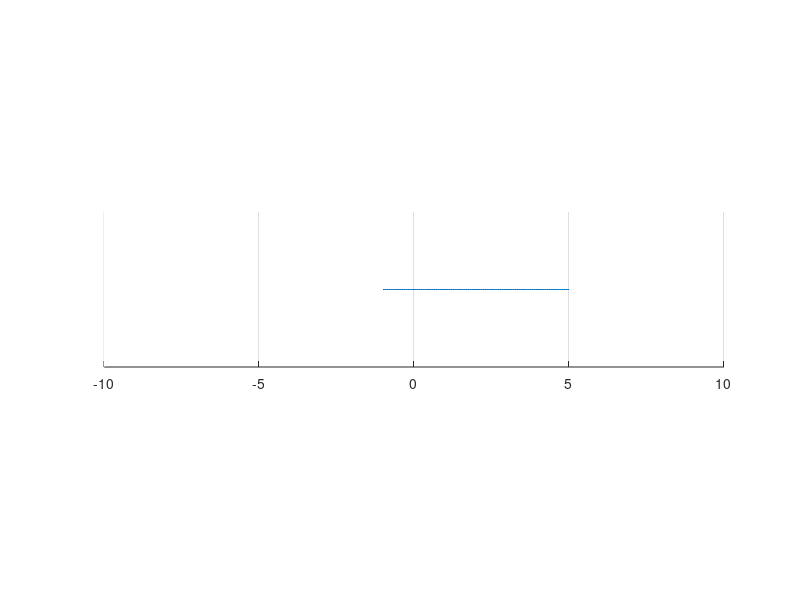

This figure's MATLAB source:
%% Interval Notations and Examples
% *Back to* <https://math4econ.github.io/ *Intro Math for Econ*>*,*  <https://fanwangecon.github.io/M4Econ/ 
% *Matlab Examples*>*, or* <https://fanwangecon.github.io/MEconTools/ *MEconTools*> 
% *Repositories*
%% 
% When we look at the problem facing a household, we often have to restrict 
% the choice set for example to an interval. 
%% Closed Interval
% For example, if $x$ is hours working, perhaps the household has to work at 
% least $a$ hours and up to $b$ hours, so his choice is between $a$ and $b$ hours 
% inclusive.
% 
% The interval that is inclusive of both endpoints is called a closed interval 
% (note the square brackets):
%% 
% * *closed interval*: $\left[ a, b \right] \equiv \{ x \in \mathbf{R} : a \le 
% x \le b\}$
%% Open Interval
% In general, an open interval is defined as (Note here we use parenthesis, 
% not square brackest) :
%% 
% * *open interval*:$\left( a, b \right) \equiv \{ x \in \mathbf{R} : a < x 
% < b\}$
%% Half Open and Half Close Interval
% We can also hafl half open intervals:
%% 
% * *half open (half closed) interval*: $\left[ a, b \right) \equiv \{ x \in 
% \mathbf{R} : a \le x < b\}$
% * *half open (half closed) interval*: $\left( a, b \right] \equiv \{ x \in 
% \mathbf{R} : a < x \le b\}$
%% Graph
% If you were to graph an interval, you can draw an empty circle at either end 
% of an interval that is open, and a solid circle if it is closed at that end. 

close all;
figure();
x = linspace(-1,5);
line(x,0*ones(size(x)))
set(gca,'ytick',[],'Ycolor','w','box','off')
ylim([-0.1 0.1])
xlim([-10  10])
pbaspect([4 1 1])
grid on
%%